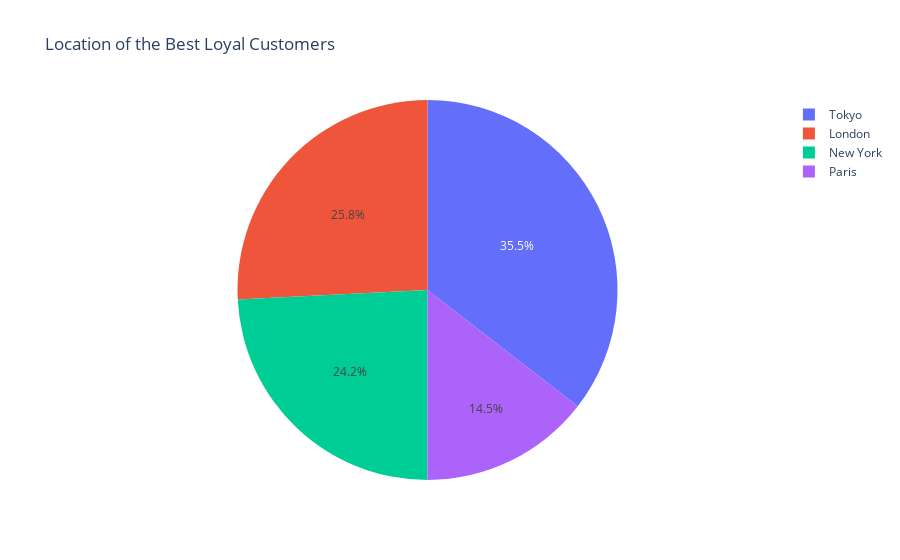

Notebook cell for this chart:
### Code cell
fig_pie= px.pie(location_best_cust, values='Count', names='Location', title='Location of the Best Loyal Customers')
fig_pie.show()

### Figure 1 — Plotly figure (JSON) as saved in the notebook; plotly's stock layout.template omitted (floating-point values rounded to 4 significant figures)
{"data": [{"domain": {"x": [0, 1], "y": [0, 1]}, "hovertemplate": "Location=%{label}<br>Count=%{value}<extra></extra>", "labels": ["London", "New York", "Paris", "Tokyo"], "legendgroup": "", "name": "", "showlegend": true, "type": "pie", "values": [16, 15, 9, 22]}], "layout": {"legend": {"tracegroupgap": 0}, "title": {"text": "Location of the Best Loyal Customers"}}}
